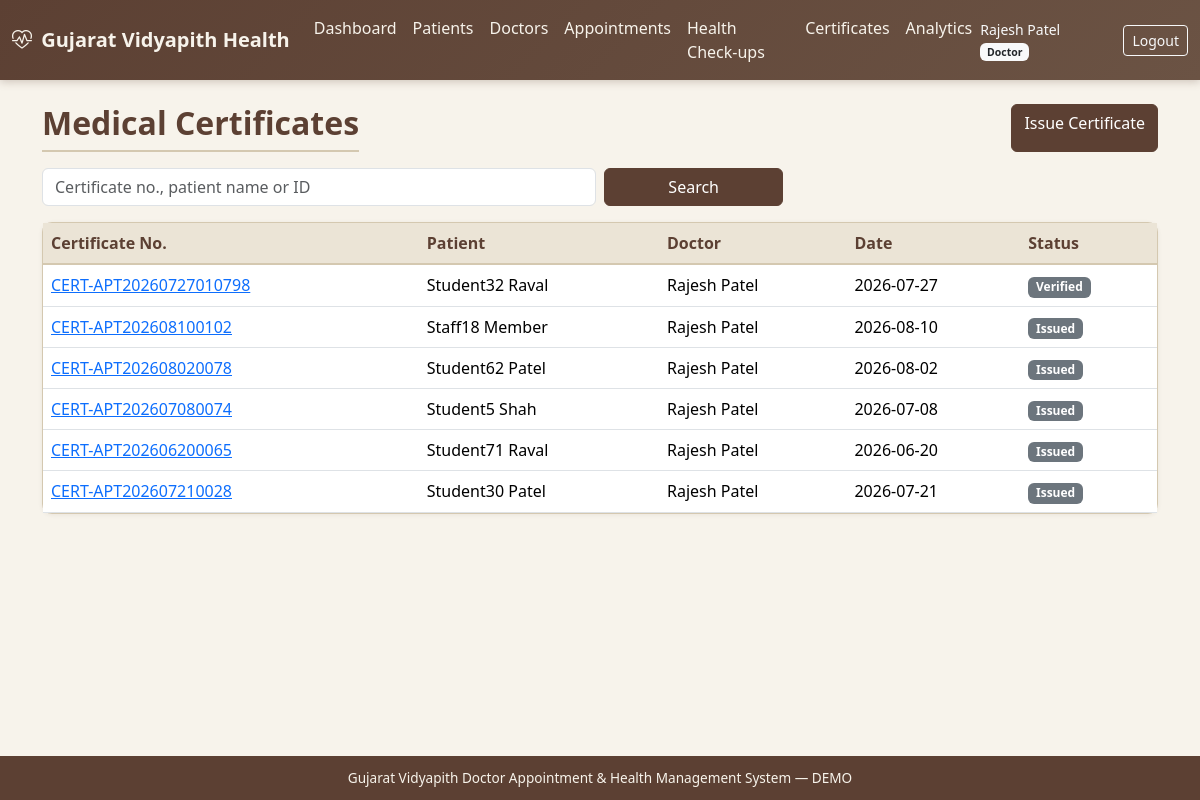
The page /certificates/ (signed in) on the database as committed earlier.
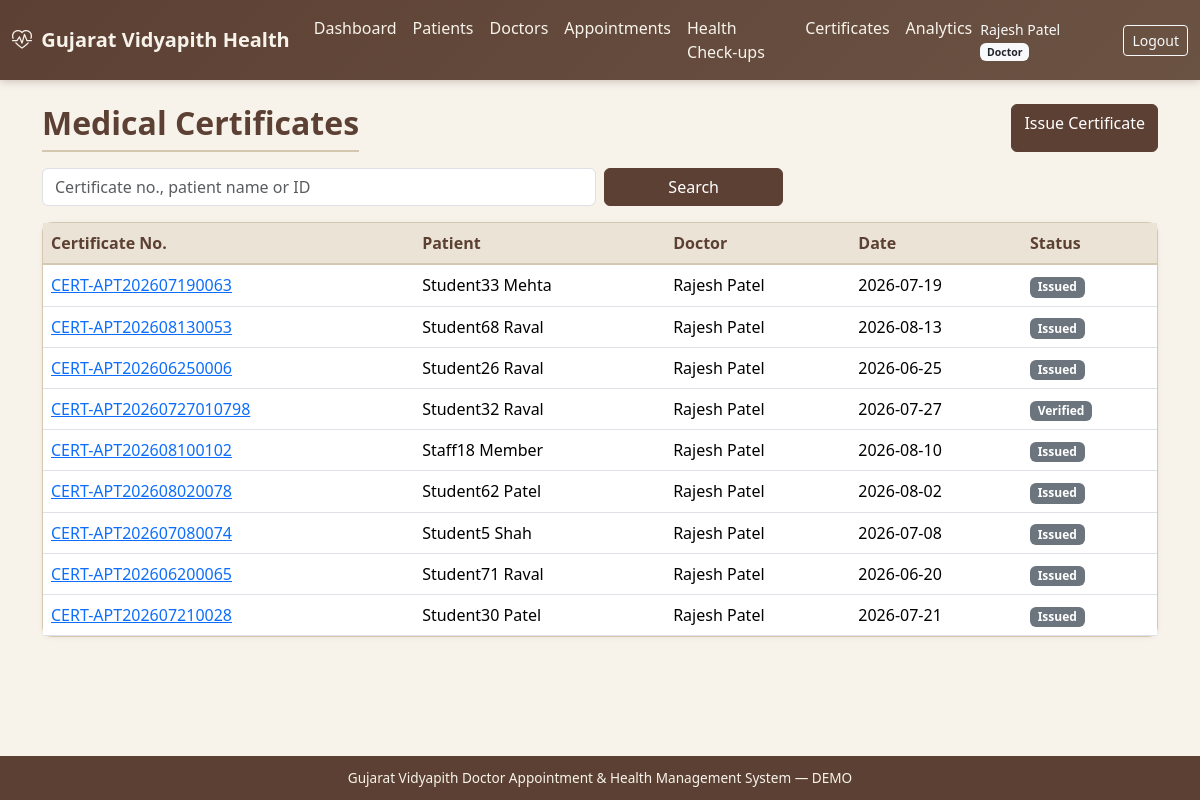
The same page on the database as committed later.
### accounts/models.py (models this page shows, shortened)
class User(AbstractUser):
    role = models.ForeignKey(
        Role, on_delete=models.SET_NULL, null=True, blank=True, related_name='users'
    )
    mobile = models.CharField(max_length=15, blank=True)
    gender = models.CharField(
        max_length=10,
        choices=[('Male', 'Male'), ('Female', 'Female'), ('Other', 'Other')],
        blank=True,
    )
    profile_photo = models.ImageField(upload_to='profiles/', blank=True, null=True)
    is_active_user = models.BooleanField(default=True)
    created_at = models.DateTimeField(auto_now_add=True)
    updated_at = models.DateTimeField(auto_now=True)
    class Meta:
        ordering = ['username']
    @property
    def role_code(self):
        return self.role.code if self.role else None
    def has_role(self, *codes):
        return self.role and self.role.code in codes
    def is_doctor_user(self):
        if self.has_role(Role.DOCTOR, Role.ADMIN, Role.SUPER_ADMIN):
            return True
        try:
            return self.doctor_profile is not None
        except Exception:
            return False

class Role(models.Model):
    ADMIN = 'admin'
    DOCTOR = 'doctor'
    STUDENT = 'student'
    STAFF = 'staff'
    STAFF_FAMILY = 'staff_family'
    HOD = 'hod'
    SUPER_ADMIN = 'super_admin'
    ROLE_CHOICES = [
        (ADMIN, 'Administrator'),
        (DOCTOR, 'Doctor'),
        (STUDENT, 'Student'),
        (STAFF, 'Staff'),
        (STAFF_FAMILY, 'Staff Family Member'),
        (HOD, 'HOD'),
        (SUPER_ADMIN, 'Super Administrator'),
    ]
    code = models.CharField(max_length=20, choices=ROLE_CHOICES, unique=True)
    name = models.CharField(max_length=50)
    description = models.TextField(blank=True)
    is_active = models.BooleanField(default=True)
    created_at = models.DateTimeField(auto_now_add=True)
    class Meta:
        ordering = ['name']

### certificates/models.py (models this page shows, shortened)
class MedicalCertificate(models.Model):
    STATUS_DRAFT = 'draft'
    STATUS_ISSUED = 'issued'
    STATUS_SENT = 'sent'
    STATUS_VERIFIED = 'verified'
    STATUS_CANCELLED = 'cancelled'
    STATUS_CHOICES = [
        (STATUS_DRAFT, 'Draft'),
        (STATUS_ISSUED, 'Issued'),
        (STATUS_SENT, 'Sent'),
        (STATUS_VERIFIED, 'Verified'),
        (STATUS_CANCELLED, 'Cancelled'),
    ]
    certificate_number = models.CharField(max_length=40, unique=True, db_index=True)
    patient = models.ForeignKey(Patient, on_delete=models.CASCADE, related_name='certificates')
    doctor = models.ForeignKey(Doctor, on_delete=models.CASCADE, related_name='certificates')
    consultation = models.ForeignKey(
        Consultation, on_delete=models.SET_NULL, null=True, blank=True, related_name='certificates'
    )
    consultation_date = models.DateField()
    medical_advice = models.TextField(blank=True)
    rest_recommended = models.BooleanField(default=False)
    rest_start_date = models.DateField(null=True, blank=True)
    rest_end_date = models.DateField(null=True, blank=True)
    rest_days = models.PositiveSmallIntegerField(null=True, blank=True)
    remarks = models.TextField(blank=True)
    status = models.CharField(max_length=20, choices=STATUS_CHOICES, default=STATUS_DRAFT)
    pdf_file = models.FileField(upload_to='certificates/', blank=True, null=True)
    issued_at = models.DateTimeField(null=True, blank=True)
    created_by = models.ForeignKey(
        settings.AUTH_USER_MODEL, on_delete=models.SET_NULL, null=True, blank=True
    )
    created_at = models.DateTimeField(auto_now_add=True)
    updated_at = models.DateTimeField(auto_now=True)
    class Meta:
        ordering = ['-created_at']

### patients/models.py (models this page shows, shortened)
class Patient(models.Model):
    CATEGORY_STUDENT = 'student'
    CATEGORY_STAFF = 'staff'
    CATEGORY_STAFF_FAMILY = 'staff_family'
    CATEGORY_CHOICES = [
        (CATEGORY_STUDENT, 'Student'),
        (CATEGORY_STAFF, 'University Staff'),
        (CATEGORY_STAFF_FAMILY, 'Staff Family Member'),
    ]
    patient_id = models.CharField(max_length=30, unique=True, db_index=True)
    user = models.OneToOneField(
        settings.AUTH_USER_MODEL,
        on_delete=models.SET_NULL,
        null=True,
        blank=True,
        related_name='patient_profile',
    )
    category = models.CharField(max_length=20, choices=CATEGORY_CHOICES, db_index=True)
    name = models.CharField(max_length=150, db_index=True)
    gender = models.CharField(
        max_length=10,
        choices=[('Male', 'Male'), ('Female', 'Female'), ('Other', 'Other')],
        blank=True,
    )
    date_of_birth = models.DateField(null=True, blank=True)
    email = models.EmailField(blank=True, db_index=True)
    mobile = models.CharField(max_length=15, blank=True, db_index=True)
    address = models.TextField(blank=True)
    blood_group = models.CharField(max_length=5, blank=True)
    emergency_contact = models.CharField(max_length=15, blank=True)
    status = models.CharField(
        max_length=20,
        choices=[('Active', 'Active'), ('Inactive', 'Inactive')],
        default='Active',
    )
    created_at = models.DateTimeField(auto_now_add=True)
    updated_at = models.DateTimeField(auto_now=True)
    created_by = models.ForeignKey(
        settings.AUTH_USER_MODEL,
        on_delete=models.SET_NULL,
        null=True,
        blank=True,
        related_name='patients_created',
    )
    class Meta:
        ordering = ['name']
        indexes = [
            models.Index(fields=['name', 'mobile']),
            models.Index(fields=['category', 'status']),
        ]

### doctors/models.py (models this page shows, shortened)
class Doctor(models.Model):
    doctor_id = models.CharField(max_length=30, unique=True)
    user = models.OneToOneField(
        settings.AUTH_USER_MODEL,
        on_delete=models.SET_NULL,
        null=True,
        blank=True,
        related_name='doctor_profile',
    )
    name = models.CharField(max_length=150)
    gender = models.CharField(
        max_length=10,
        choices=[('Male', 'Male'), ('Female', 'Female'), ('Other', 'Other')],
        blank=True,
    )
    qualification = models.CharField(max_length=200, blank=True)
    medical_system = models.ForeignKey(
        MedicalSystem, on_delete=models.SET_NULL, null=True, blank=True, related_name='doctors'
    )
    specialization = models.ForeignKey(
        Specialization, on_delete=models.SET_NULL, null=True, related_name='doctors'
    )
    department = models.ForeignKey(
        Department, on_delete=models.SET_NULL, null=True, blank=True, related_name='doctors'
    )
    registration_number = models.CharField(max_length=50, blank=True)
    email = models.EmailField(blank=True)
    mobile = models.CharField(max_length=15, blank=True)
    experience_years = models.PositiveSmallIntegerField(default=0)
    profile_photo = models.ImageField(upload_to='doctors/', blank=True, null=True)
    availability = models.CharField(
        max_length=20,
        choices=[('Available', 'Available'), ('Unavailable', 'Unavailable'), ('On Leave', 'On Leave')],
        default='Available',
    )
    status = models.CharField(
        max_length=20,
        choices=[('Active', 'Active'), ('Inactive', 'Inactive')],
        default='Active',
    )
    created_at = models.DateTimeField(auto_now_add=True)
    updated_at = models.DateTimeField(auto_now=True)
    class Meta:
        ordering = ['name']

### certificates/views.py (the view)
# urls.py: path('', views.index, name='index'),
@login_required
def index(request):
    q = request.GET.get('q', '').strip()
    qs = MedicalCertificate.objects.select_related('patient', 'doctor').order_by('-created_at')
    qs = patient_scoped_qs(request.user, qs)
    profile = get_doctor_profile(request.user)
    if profile is not None and not is_admin(request.user):
        qs = qs.filter(doctor=profile)
    if q:
        from django.db.models import Q
        qs = qs.filter(
            Q(certificate_number__icontains=q) | Q(patient__name__icontains=q) |
            Q(patient__patient_id__icontains=q)
        )
    page = Paginator(qs, 10).get_page(request.GET.get('page'))
    return render(request, 'certificates/list.html', {
        'page_obj': page, 'certificates': page, 'q': q,
    })

### accounts/authorization.py (called while the page is built)
def get_doctor_profile(user):
    if not user or not user.is_authenticated:
        return None
    try:
        return user.doctor_profile
    except ObjectDoesNotExist:
        return None
    except AttributeError:
        return None

def is_admin(user):
    if not user or not user.is_authenticated:
        return False
    if user.is_superuser:
        return True
    role = getattr(user, 'role', None)
    if role and role.code in (Role.ADMIN, Role.SUPER_ADMIN):
        return True
    return False

def is_doctor(user):
    if not user or not user.is_authenticated:
        return False
    if user.is_superuser or is_admin(user):
        return True
    role = getattr(user, 'role', None)
    if role and role.code == Role.DOCTOR:
        return True
    if get_doctor_profile(user) is not None:
        return True
    return False

def patient_scoped_qs(user, queryset, patient_field='patient'):
    if is_admin(user) or is_doctor(user):
        return queryset
    own = get_linked_patient(user)
    if own is None:
        return queryset.none()
    return queryset.filter(**{patient_field: own})

### templates/certificates/list.html (shortened to what this page needs)
{% extends "base.html" %}
{% block content %}
<div class="container">
  <div class="d-flex justify-content-between mb-3 flex-wrap gap-2">
    <h2 class="page-title mb-0">Medical Certificates</h2>
    {% if user.is_doctor_user or user.is_admin_user or user.is_superuser %}
    <a href="{% url 'certificates:create' %}" class="btn btn-gv">Issue Certificate</a>
    {% endif %}
  </div>
  <form class="row g-2 mb-3" method="get">
    <div class="col-md-6">
      <input type="text" name="q" value="{{ q }}" class="form-control" placeholder="Certificate no., patient name or ID">
    </div>
    <div class="col-md-2"><button class="btn btn-gv w-100">Search</button></div>
  </form>
  <div class="card card-gv">
    <div class="table-responsive">
      <table class="table table-gv table-hover mb-0">
        <thead>
          <tr>
            <th>Certificate No.</th>
            <th>Patient</th>
            <th>Doctor</th>
            <th>Date</th>
            <th>Status</th>
          </tr>
        </thead>
        <tbody>
        {% for c in certificates %}
          <tr>
            <td><a href="{% url 'certificates:detail' c.pk %}">{{ c.certificate_number }}</a></td>
            <td>{{ c.patient.name }}</td>
            <td>{{ c.doctor.name|default:"—" }}</td>
            <td>{{ c.consultation_date|default:c.created_at|date:"Y-m-d" }}</td>
            <td><span class="badge bg-secondary">{{ c.get_status_display }}</span></td>
          </tr>
        {% empty %}
          <tr><td colspan="5" class="text-center text-muted">No certificates found</td></tr>
        {% endfor %}
        </tbody>
      </table>
    </div>
  </div>
</div>
{% endblock %}

### templates/base.html (shortened to what this page needs)
{% load static %}
<!DOCTYPE html>
<html lang="en">
<head>
  <link href="https://cdn.jsdelivr.net/npm/bootstrap@5.3.3/dist/css/bootstrap.min.css" rel="stylesheet">
  <link href="https://cdn.jsdelivr.net/npm/bootstrap-icons@1.11.3/font/bootstrap-icons.min.css" rel="stylesheet">
  <link href="{% static 'css/gv-theme.css' %}" rel="stylesheet">
</head>
<body class="d-flex flex-column">
{% if user.is_authenticated %}
<nav class="navbar navbar-expand-lg navbar-gv">
  <div class="container-fluid">
    <a class="navbar-brand fw-semibold" href="{% url 'accounts:dashboard' %}">
      <i class="bi bi-heart-pulse me-1"></i> Gujarat Vidyapith Health
    </a>
    <div class="collapse navbar-collapse" id="navMain">
      <ul class="navbar-nav me-auto">
        <li class="nav-item"><a class="nav-link" href="{% url 'accounts:dashboard' %}">Dashboard</a></li>
        {% if user.is_superuser or user.role_code == 'admin' or user.role_code == 'super_admin' or user.role_code == 'doctor' %}
        <li class="nav-item"><a class="nav-link" href="{% url 'patients:index' %}">Patients</a></li>
        {% endif %}
        <li class="nav-item"><a class="nav-link" href="{% url 'doctors:index' %}">Doctors</a></li>
        <li class="nav-item"><a class="nav-link" href="{% url 'appointments:index' %}">Appointments</a></li>
        <li class="nav-item"><a class="nav-link" href="{% url 'health_records:index' %}">Health Check-ups</a></li>
        <li class="nav-item"><a class="nav-link" href="{% url 'certificates:index' %}">Certificates</a></li>
        <li class="nav-item"><a class="nav-link" href="{% url 'analytics:index' %}">Analytics</a></li>
      </ul>
      <span class="navbar-text text-light me-3 small">
        {{ user.get_full_name|default:user.username }}
        {% if user.role %}<span class="badge bg-light text-dark">{{ user.role.name }}</span>{% endif %}
      </span>
      <a class="btn btn-sm btn-outline-light" href="{% url 'accounts:logout' %}">Logout</a>
    </div>
  </div>
</nav>
{% endif %}
<main class="container-fluid py-4 flex-grow-1">
  {% block content %}{% endblock %}
</main>
<footer class="footer-gv text-center">
  <div class="container">
    Gujarat Vidyapith Doctor Appointment &amp; Health Management System &mdash; DEMO
  </div>
</footer>
</body>
</html>

### static/css/gv-theme.css (style rules this page uses)
:root { --gv-cream: #f7f3eb; --gv-cream-dark: #ebe4d6; --gv-brown: #5c4033; --gv-brown-light: #8b6914; --gv-earth: #6b5344; --gv-muted: #a0896e; --gv-accent: #3d5a40; --gv-text: #2c2416; --gv-border: #d4c8b0; --gv-card: #fffdf8; --gv-success: #4a7c59; --gv-warning: #c4a35a; --gv-danger: #a65d57; }
body { background-color: var(--gv-cream); color: var(--gv-text); font-family: 'Segoe UI', system-ui, -apple-system, sans-serif; min-height: 100vh; }
.navbar-gv { background: linear-gradient(135deg, var(--gv-brown) 0%, var(--gv-earth) 100%); box-shadow: 0 2px 8px rgba(92, 64, 51, 0.25); }
.navbar-gv .navbar-brand, .navbar-gv .nav-link { color: var(--gv-cream) !important; }
.card-gv { background: var(--gv-card); border: 1px solid var(--gv-border); border-radius: 10px; box-shadow: 0 1px 4px rgba(92, 64, 51, 0.08); }
.btn-gv { background: var(--gv-brown); border-color: var(--gv-brown); color: #fff; }
.table-gv thead th { background: var(--gv-cream-dark); color: var(--gv-brown); border-bottom: 2px solid var(--gv-border); font-weight: 600; }
.page-title { color: var(--gv-brown); font-weight: 600; border-bottom: 2px solid var(--gv-border); padding-bottom: 0.5rem; margin-bottom: 1.25rem; }
.footer-gv { background: var(--gv-brown); color: var(--gv-cream); font-size: 0.85rem; padding: 0.75rem 0; margin-top: auto; }

Rows that differ between the two databases and show on the page:
added MedicalCertificate: certificate_number "CERT-APT202607190063", patient.name "Student33 Mehta", doctor.name "Rajesh Patel", consultation_date "2026-07-19", status "Issued"
added MedicalCertificate: certificate_number "CERT-APT202608130053", patient.name "Student68 Raval", doctor.name "Rajesh Patel", consultation_date "2026-08-13", status "Issued"
added MedicalCertificate: certificate_number "CERT-APT202606250006", patient.name "Student26 Raval", doctor.name "Rajesh Patel", consultation_date "2026-06-25", status "Issued"
